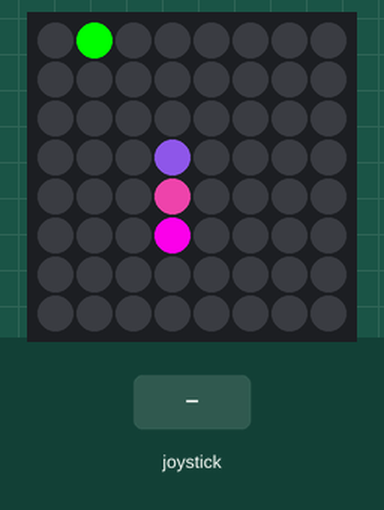
A program run on a simulated Raspberry Pi (BCM pin numbers) with a Sense HAT. Parts: the Sense HAT's 8×8 RGB LED matrix. Inputs (shaded band) come from the test bench. Random numbers come from a fixed seed; the 64×8 strip is a reading aid, not a part: it shows the text the matrix is scrolling, unrolled, one strip-width of it at a time.

Above: at 1.2 s.
1.3 s: joystick pushed right
At 3.3 s:
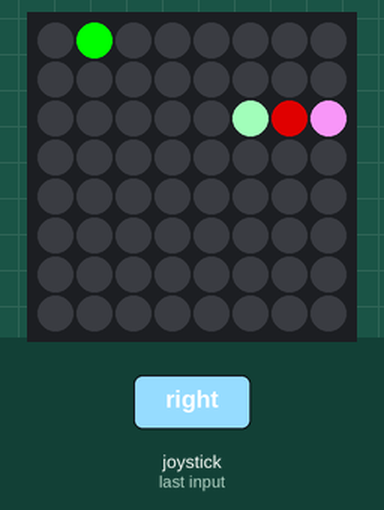
5.9 s: joystick pushed left
At 7.5 s:
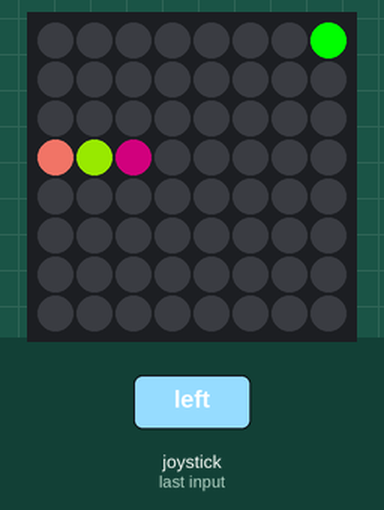
14.5 s: joystick pushed right
At 16.6 s:
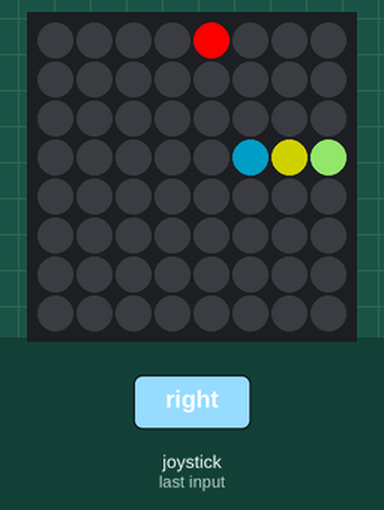

Measured:
- what the display in image 1 shows lasts 0.8 s, from 2.7 s to 3.5 s

The program:

main.py
```python
import sense_hat
import time
import random
import sys
hat = sense_hat.SenseHat()
snakeOrientation = "up"
food_pos = (0,0)
score = 0

def up():
  global snakeOrientation
  if snakeOrientation != "down":
    snakeOrientation = "up"

hat.stick.direction_up = up

def right():
  global snakeOrientation
  if snakeOrientation != "left":
    snakeOrientation = "right"

hat.stick.direction_right = right
def down():
  global snakeOrientation
  if snakeOrientation != "up":
    snakeOrientation = "down"

hat.stick.direction_down = down

def left():
  global snakeOrientation
  if snakeOrientation != "right":
    snakeOrientation = "left"

hat.stick.direction_left = left

def new_food_pos(snake):
  screen = []
  for i in range(8):
    for j in range(8):
      screen.append((i,j))

  for i in snake:
    if i in screen:
      screen.remove(i)

  pos = screen[random.randrange(len(screen))]
  return pos

def game_over():
  time.sleep(0.5)
  hat.show_message(str(score),back_colour=(255,0,0))
  hat.clear(255,0,0)
  hat.clear()

def run_game():
  global snakeOrientation
  global food_pos
  global score
  score = 0
  snakeOrientation = "up"
  snake = [(3,7),(3,7),(3,7)]
  food_pos = new_food_pos(snake)
  blink = True
  game_over_bool = False
  while not game_over_bool:
    if blink:
      hat.set_pixel(food_pos[0],food_pos[1],(255,0,0))
      blink = False
    else:
      hat.set_pixel(food_pos[0],food_pos[1],(0,255,0))
      blink = True

    game_over_bool = move_snake(snake)
    time.sleep(0.3)

#returns true when game over
def move_snake(snake):
  #find next position
  if snakeOrientation == "up":
    next_head_pos = (snake[0][0], snake[0][1] - 1)
  elif snakeOrientation == "right":
    next_head_pos = (snake[0][0] + 1, snake[0][1])
  elif snakeOrientation == "down":
    next_head_pos = (snake[0][0], snake[0][1] + 1)
  elif snakeOrientation == "left":
    next_head_pos = (snake[0][0] - 1, snake[0][1])

  #game over checks
  if next_head_pos[0] < 0 or next_head_pos[0] > 7 or next_head_pos[1] < 0 or next_head_pos[1] > 7:
    return True

  for i in snake:
    if i == next_head_pos:
      return True

  #eat food
  global food_pos
  global score
  if next_head_pos == food_pos:
    last_seg = snake[len(snake) - 1]
    snake.append(last_seg)
    snake.append(last_seg)
    food_pos = new_food_pos(snake)
    score += 1

  #move
  last_seg = snake[len(snake) - 1]
  hat.set_pixel(last_seg[0],last_seg[1],(0,0,0))

  for i in range(len(snake) - 1, 0, -1):
    snake[i] = snake[i - 1]

  #hat.set_pixel(next_head_pos[0],next_head_pos[1],(255,255,255))
  snake[0] = next_head_pos
  for i in snake:
    hat.set_pixel(i[0],i[1],(random.randrange(255),random.randrange(255),random.randrange(255)))

hat.clear()

while True:
  run_game()
  game_over()
```
